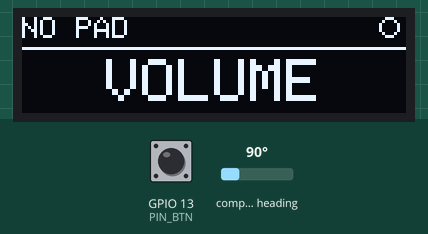
Bench run of a sketch on a simulated ESP8266 (NodeMCU). Parts: 128×32 one-colour display. Wiring (inferred from the names in the program): AS5600 angle sensor at I2C address 0x36. Inputs (shaded band) come from the test bench; at power-on: compass heading 90°, GPIO 13 (PIN_BTN) HIGH. What the sketch prints to the serial monitor is not drawn.

Above: at 1.5 s.
1.6 s: compass heading set to 7°
At 2.4 s:
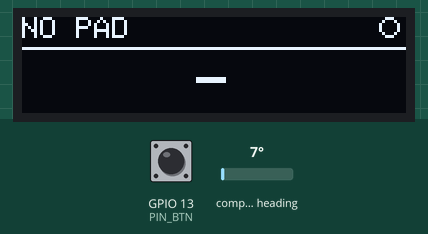
4.1 s: GPIO 13 (PIN_BTN) pulled LOW for 0.15 s
At 5.3 s:
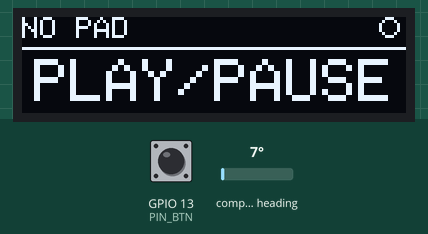
7.0 s: compass heading set to 90°
At 7.8 s:
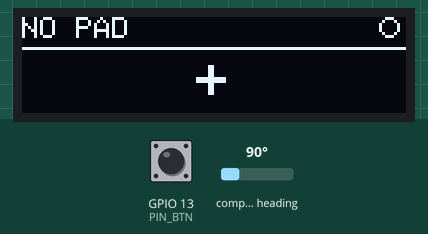
9.5 s: GPIO 13 (PIN_BTN) pulled LOW for 1 s
At 10.9 s:
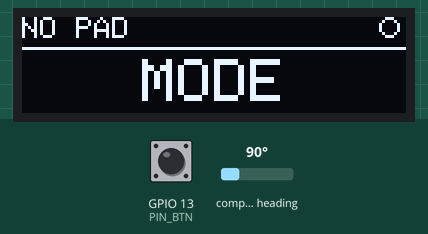
12.6 s: GPIO 13 (PIN_BTN) pulled LOW for 3.2 s
17.3 s: compass heading set to 180°
At 18.1 s:
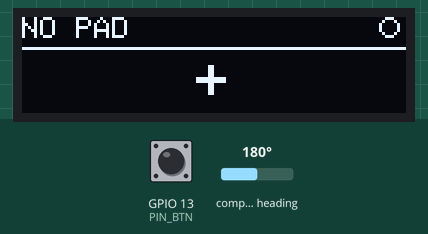
Timing chart, 0 to 20.3 s (numbered marks = the images above; inputs shaded):
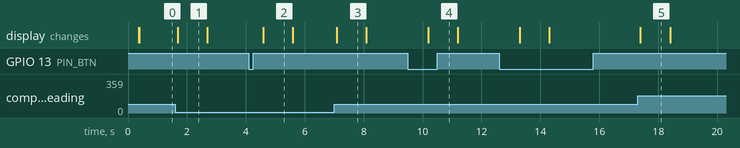

Measured:
- after the input at 1.6 s, the display: changes after 0.09 s (image 1)
- after the input at 4.1 s, the display: changes after 0.49 s (image 2)
- after the input at 7.0 s, the display: changes after 0.09 s (image 3)
- after the input at 9.5 s, the display: changes after 0.69 s (image 4)
- after the input at 17.3 s, the display: changes after 0.10 s (image 5)
- what the display in image 1 shows lasts 1.0 s, from 1.7 s to 2.7 s

The sketch:

puck_encoder_8266.ino
```cpp
/*********************************************************************
 * Encoder Puck (ESP8266) — AS5600 + SSD1306, ESP-NOW sender for MacroPad v5
 *
 * ESP8266 port of firmware/v5/puck_encoder/puck_encoder.ino. Same wire
 * protocol (v2), same OLED layout, same tuning — only the radio API and the
 * pins differ. ESP-NOW interoperates between ESP8266 and ESP32 over the air,
 * so this talks to the unmodified ESP32 pad firmware.
 *
 * Hardware : ESP-12E / ESP-12F (bare module or NodeMCU v1.0)
 *            AS5600 magnetic encoder on I2C, addr 0x36
 *            SSD1306 128x32 OLED  on I2C, addr 0x3C  (same bus)
 *            Optional momentary button to GND
 *
 * Wiring (ESP-12 GPIO numbers; NodeMCU silkscreen in brackets):
 *   AS5600  SDA -> GPIO4 [D2]   SCL -> GPIO5 [D1]   VCC -> 3V3   GND -> GND
 *   OLED    SDA -> GPIO4 [D2]   SCL -> GPIO5 [D1]   VCC -> 3V3   GND -> GND
 *   Button  GPIO13 [D7] -> switch -> GND   (internal pullup, active LOW)
 *   AS5600  DIR -> GND  (fixes rotation direction; floating is undefined)
 *
 *   GPIO 0 / 2 / 15 are strapping pins and are deliberately unused — the
 *   module will not boot if a peripheral holds them at the wrong level.
 *
 * ⚠ POWER: the ESP8266 is 3.3V ONLY and has no onboard regulator on a bare
 *   ESP-12. It also pulls 300mA+ peaks on WiFi transmit, which is far more
 *   than the 3V3 pin of a typical USB-TTL dongle can supply — brownouts there
 *   look like random resets or failed uploads. Use a real 3.3V supply.
 *
 * Boot/flash (bare ESP-12 on a passive adapter):
 *   EN/CH_PD -> 10k -> 3V3   ·   GPIO15 -> 10k -> GND   ·   RST -> 10k -> 3V3
 *   GPIO0 -> GND to flash, floating to run
 *
 * Build (bare module):
 *   arduino-cli compile --fqbn esp8266:esp8266:generic \
 *     --libraries C:/Users/gsaip/Documents/Arduino/libraries \
 *     firmware/v5/puck_encoder_8266
 * Build (NodeMCU v1.0 devkit):  --fqbn esp8266:esp8266:nodemcuv2
 *
 * Protocol : docs/PUCK_PROTOCOL.md
 *********************************************************************/

#include <Wire.h>
#include <ESP8266WiFi.h>
#include <espnow.h>                    // note: espnow.h, not esp_now.h
extern "C" {
  #include "user_interface.h"          // wifi_set_channel
}
#include <Adafruit_GFX.h>
#include <Adafruit_SSD1306.h>

// ── Pins ─────────────────────────────────────────────────────────────
#define PIN_SDA   4     // D2
#define PIN_SCL   5     // D1
#define PIN_BTN   13    // D7 — optional, safe to leave unwired

// ── Pad's station MAC ────────────────────────────────────────────────
// The v5 bench board. NOT the BLE address (which is this + 2).
// esp_now_send/add_peer on ESP8266 take non-const pointers, so this cannot
// be declared const.
static uint8_t PAD_MAC[6] = { 0x84, 0x1F, 0xE8, 0x2B, 0x33, 0x48 };

#define PUCK_WIFI_CHANNEL 1

// ════════════════════════════════════════════════════════════════════
//  WIRE PROTOCOL — KEEP IN SYNC with puck_encoder.ino, macropad_v5.ino
//  and docs/PUCK_PROTOCOL.md
// ════════════════════════════════════════════════════════════════════
// v3 added the sensitivity bytes and PK_OTA. NOT wire-compatible with v2 —
// the struct grew, and the pad length-checks every packet.
#define PUCK_PROTO_VER 3

#define PK_HELLO  0x01   // puck -> pad, boot + idle heartbeat
#define PK_INPUT  0x02   // puck -> pad, rotation and/or button
#define PK_STATE  0x03   // pad  -> puck, authoritative mode + volume + flags
#define PK_OTA    0x04   // pad  -> puck, OTA request (C3 only — see onRecv)

#define PM_VOLUME 0
#define PM_SCROLL 1
#define PM_ZOOM   2
#define PM_COUNT  3

#define BTN_NONE   0
#define BTN_SHORT  1
#define BTN_DOUBLE 2
#define BTN_LONG   3

#define PF_BLE_UP     0x01
#define PF_SCROLL_OK  0x02
#define PF_DISABLED   0x04
#define PF_VOL_KNOWN  0x08
#define PF_VOL_MUTED  0x10

#define PUCK_VOL_UNKNOWN 0xFF

struct PuckMsg {
  uint8_t ver;
  uint8_t type;
  uint8_t mode;    // puck->pad: ignored. pad->puck: authoritative mode.
  int8_t  ticks;
  uint8_t btn;
  uint8_t flags;
  uint8_t vol;     // pad->puck: 0-100, or PUCK_VOL_UNKNOWN
  uint8_t speed;   // v3, pad->puck: detents per revolution
  uint8_t accel;   // v3, pad->puck: acceleration cap, 1 = off
};
// ════════════════════════════════════════════════════════════════════

#define PUCK_CPR         4096
#define PUCK_SPEED_MIN   8
#define PUCK_SPEED_MAX   128
#define PUCK_SPEED_DEF   50
#define PUCK_ACCEL_MIN   1
#define PUCK_ACCEL_MAX   8
#define PUCK_ACCEL_DEF   4

// ── AS5600 ───────────────────────────────────────────────────────────
#define AS5600_ADDR  0x36
#define REG_ANGLE_H  0x0E
#define REG_STATUS   0x0B

// ── OLED ─────────────────────────────────────────────────────────────
// Must match the physical panel: 32 for the 0.91", 64 for the 0.96".
// The SSD1306 cannot report its own size, so a mismatch renders cropped.
#define OLED_W    128
#define OLED_H    32
#define OLED_ADDR 0x3C
Adafruit_SSD1306 oled(OLED_W, OLED_H, &Wire, -1);
bool oledOK = false;

// ── Tuning (identical to the C3 build) ───────────────────────────────
// See puck_encoder.ino for the sensitivity maths. Short version: 4096 counts
// per revolution, Windows moves volume 2% per tick, so 50 detents per turn
// makes one unhurried revolution about one full volume sweep. Both values are
// owned by the pad and arrive in PK_STATE; these are the pre-link defaults.
// ACCEL_FACTOR is the multiplier at 1 count/ms — the *80.0f that used to be in
// the mult expression pinned it at the cap for every real turn.
volatile uint8_t puckSpeed = PUCK_SPEED_DEF;
volatile uint8_t puckAccel = PUCK_ACCEL_DEF;
const float ACCEL_FACTOR   = 1.0f;

static inline int threshold() {
  uint8_t s = constrain((int)puckSpeed, PUCK_SPEED_MIN, PUCK_SPEED_MAX);
  return PUCK_CPR / s;
}
const unsigned long READ_INTERVAL_MS  = 10;
const unsigned long SEND_INTERVAL_MS  = 40;
const unsigned long HELLO_INTERVAL_MS = 5000;
const unsigned long LONG_PRESS_MS     = 600;
const unsigned long DOUBLE_GAP_MS     = 280;
const unsigned long DEBOUNCE_MS       = 40;
const unsigned long OLED_DIM_MS       = 20000;
const unsigned long BAR_HOLD_MS       = 1500;

// ── State ────────────────────────────────────────────────────────────
int16_t  lastAngle    = 0;
int32_t  accumulator  = 0;
int16_t  pendingTicks = 0;
volatile uint8_t mode = PM_VOLUME;      // written by the recv callback
bool     magnetPresent = false;

unsigned long lastReadMs   = 0;
unsigned long lastSendMs   = 0;
unsigned long lastHelloMs  = 0;
unsigned long lastActivity = 0;
unsigned long lastOledMs   = 0;

// Button
bool          btnStable    = false;
bool          btnLastRaw   = false;
unsigned long btnEdgeMs    = 0;
unsigned long btnDownMs    = 0;
bool          longFired    = false;
unsigned long pendingClickMs = 0;
bool          clickPending  = false;

// Link — pushed down by the pad in PK_STATE
volatile uint8_t padFlags   = 0;
volatile uint8_t padVolume  = PUCK_VOL_UNKNOWN;
volatile bool    padSeen    = false;
volatile unsigned long lastPadMs = 0;
volatile bool    otaAsked   = false;   // pad asked for OTA; C3-only, see loop()
bool          peerReady    = false;
const char*   lastAction   = "";
unsigned long lastActionMs = 0;

const char* MODE_NAMES[PM_COUNT] = { "VOLUME", "SCROLL", "ZOOM" };

// ── AS5600 helpers ───────────────────────────────────────────────────
uint16_t readAngle() {
  Wire.beginTransmission(AS5600_ADDR);
  Wire.write(REG_ANGLE_H);
  if (Wire.endTransmission(false) != 0) return lastAngle;
  Wire.requestFrom((uint8_t)AS5600_ADDR, (uint8_t)2);
  if (Wire.available() >= 2) {
    uint16_t v = (Wire.read() & 0x0F) << 8;
    v |= Wire.read();
    return v;
  }
  return lastAngle;
}

bool magnetOK() {
  Wire.beginTransmission(AS5600_ADDR);
  Wire.write(REG_STATUS);
  if (Wire.endTransmission(false) != 0) return false;
  Wire.requestFrom((uint8_t)AS5600_ADDR, (uint8_t)1);
  if (Wire.available()) return (Wire.read() & (1 << 5));   // MD bit
  return false;
}

// ── I2C probe ────────────────────────────────────────────────────────
// Adafruit_SSD1306::begin() only fails on a malloc error — it never checks
// that the panel ACKs, so a missing OLED looks like a healthy one.
bool i2cPresent(uint8_t addr) {
  Wire.beginTransmission(addr);
  return Wire.endTransmission() == 0;
}

void i2cScan() {
  Serial.println(F("[I2C] scanning..."));
  uint8_t found = 0;
  for (uint8_t a = 1; a < 127; a++) {
    if (!i2cPresent(a)) continue;
    found++;
    Serial.printf("[I2C]   0x%02X", a);
    if      (a == AS5600_ADDR)        Serial.print(F("  <- AS5600"));
    else if (a == 0x3C || a == 0x3D)  Serial.print(F("  <- SSD1306 OLED"));
    Serial.println();
  }
  if (!found) Serial.println(F("[I2C]   nothing responded — check SDA/SCL/power"));
}

// ── ESP-NOW ──────────────────────────────────────────────────────────
// ESP8266 callback signature differs from ESP32's: plain (mac, data, len)
// with no esp_now_recv_info_t, and len is a uint8_t.
void onRecv(uint8_t* mac, uint8_t* data, uint8_t len) {
  if (len != (uint8_t)sizeof(PuckMsg)) return;
  const PuckMsg* m = (const PuckMsg*)data;
  if (m->ver != PUCK_PROTO_VER) return;

  // OTA is implemented on the C3 only — it has native USB and a partition table
  // with dual OTA slots. Say so rather than ignoring the packet, otherwise the
  // pad's OTA key looks broken when this board is the one that's linked.
  if (m->type == PK_OTA) { otaAsked = true; return; }

  if (m->type != PK_STATE) return;
  padFlags  = m->flags;
  padVolume = m->vol;
  // The pad owns the mode — our button only ever asks it to cycle.
  if (m->mode < PM_COUNT) mode = m->mode;
  // ...and dial feel too, so Settings can retune without a reflash.
  if (m->speed >= PUCK_SPEED_MIN && m->speed <= PUCK_SPEED_MAX) puckSpeed = m->speed;
  if (m->accel >= PUCK_ACCEL_MIN && m->accel <= PUCK_ACCEL_MAX) puckAccel = m->accel;
  padSeen   = true;
  lastPadMs = millis();
}

void onSent(uint8_t* mac, uint8_t status) {
  // silent — the link indicator comes from PK_STATE replies, not send status
  (void)mac; (void)status;
}

void sendMsg(uint8_t type, int8_t ticks, uint8_t btn) {
  if (!peerReady) return;
  PuckMsg m;
  m.ver   = PUCK_PROTO_VER;
  m.type  = type;
  m.mode  = mode;
  m.ticks = ticks;
  m.btn   = btn;
  m.flags = 0;
  m.vol   = PUCK_VOL_UNKNOWN;
  m.speed = puckSpeed;
  m.accel = puckAccel;
  esp_now_send(PAD_MAC, (uint8_t*)&m, sizeof(m));
}

void setupEspNow() {
  WiFi.mode(WIFI_STA);
  WiFi.disconnect();
  wifi_set_channel(PUCK_WIFI_CHANNEL);

  // ESP8266 returns 0 on success here, not ESP_OK.
  if (esp_now_init() != 0) {
    Serial.println(F("[NOW] init failed"));
    return;
  }
  // No ESP32 equivalent: the 8266 stack needs an explicit role. COMBO =
  // send and receive, which we need for the PK_STATE replies.
  esp_now_set_self_role(ESP_NOW_ROLE_COMBO);
  esp_now_register_recv_cb(onRecv);
  esp_now_register_send_cb(onSent);

  if (esp_now_add_peer(PAD_MAC, ESP_NOW_ROLE_COMBO, PUCK_WIFI_CHANNEL, NULL, 0) != 0) {
    Serial.println(F("[NOW] add_peer failed"));
    return;
  }
  peerReady = true;
  Serial.println(F("[NOW] ready"));
}

// ── OLED ─────────────────────────────────────────────────────────────
void drawOled() {
  if (!oledOK) return;
  lastOledMs = millis();

  unsigned long now = millis();
  bool linkUp = padSeen && (now - lastPadMs < 3000);

  // Idle blank, latched so it isn't re-pushed over I2C every 100ms
  static bool blanked = false;
  if (now - lastActivity > OLED_DIM_MS) {
    if (!blanked) { blanked = true; oled.clearDisplay(); oled.display(); }
    return;
  }
  blanked = false;

  oled.clearDisplay();
  oled.setTextColor(SSD1306_WHITE);
  oled.setTextSize(1);

  // Volume bar while the dial is in use, then revert to the mode name.
  // Needs a real level from the companion app — BLE HID volume is relative,
  // so without it there is no honest number to draw.
  bool muted    = (padFlags & PF_VOL_MUTED) != 0;
  bool volKnown = (padFlags & PF_VOL_KNOWN) && padVolume != PUCK_VOL_UNKNOWN;
  bool showBar  = (mode == PM_VOLUME) && volKnown && magnetPresent
                  && (now - lastActivity < BAR_HOLD_MS);

  if (showBar) {
    uint8_t v = padVolume > 100 ? 100 : padVolume;
    oled.setCursor(0, 0);
    oled.print(muted ? F("MUTED") : F("VOL"));

    char pct[6];
    snprintf(pct, sizeof(pct), "%u%%", v);
    oled.setCursor(OLED_W - (int)strlen(pct) * 6, 0);
    oled.print(pct);

    const int by = (OLED_H >= 64) ? 30 : 14;
    const int bh = (OLED_H >= 64) ? 20 : 16;
    oled.drawRect(0, by, OLED_W, bh, SSD1306_WHITE);
    if (!muted && v > 0)
      oled.fillRect(2, by + 2, ((OLED_W - 4) * v) / 100, bh - 4, SSD1306_WHITE);

    oled.display();
    return;
  }

  // Idle: link state + mode name
  oled.setCursor(0, 0);
  if (!linkUp)                          oled.print(F("NO PAD"));
  else if (padFlags & PF_DISABLED)      oled.print(F("PAD: OFF"));
  else if (!(padFlags & PF_BLE_UP))     oled.print(F("PAD: NO BLE"));
  else                                  oled.print(F("LINKED"));

  if (linkUp) oled.fillCircle(122, 3, 3, SSD1306_WHITE);
  else        oled.drawCircle(122, 3, 3, SSD1306_WHITE);

  oled.drawFastHLine(0, 10, 128, SSD1306_WHITE);

  const char* big = MODE_NAMES[mode];
  bool small = false;
  if (!magnetPresent)                                  { big = "NO MAGNET"; small = true; }
  else if (now - lastActionMs < 1000 && lastAction[0])  { big = lastAction; }

#if OLED_H >= 64
  oled.setTextSize(2);
  oled.setCursor((OLED_W - (int)strlen(big) * 12) / 2, 24);
  oled.print(big);
  oled.drawFastHLine(0, 55, 128, SSD1306_WHITE);
  oled.setTextSize(1);
  oled.setCursor(0, 57);
  oled.print(F("hold=mode  click=play"));
#else
  if (small) {
    oled.setTextSize(1);
    oled.setCursor((OLED_W - (int)strlen(big) * 6) / 2, 18);
  } else {
    oled.setTextSize(2);
    oled.setCursor((OLED_W - (int)strlen(big) * 12) / 2, 14);
  }
  oled.print(big);
#endif

  oled.display();
}

void note(const char* s) { lastAction = s; lastActionMs = millis(); }

// ── Button gestures (optional hardware) ──────────────────────────────
void handleButton(unsigned long now) {
  bool raw = (digitalRead(PIN_BTN) == LOW);
  if (raw != btnLastRaw) { btnLastRaw = raw; btnEdgeMs = now; }

  if (raw != btnStable && (now - btnEdgeMs) > DEBOUNCE_MS) {
    btnStable = raw;
    if (btnStable) { btnDownMs = now; longFired = false; }
    else if (!longFired) {
      if (clickPending && (now - pendingClickMs) < DOUBLE_GAP_MS) {
        clickPending = false;
        sendMsg(PK_INPUT, 0, BTN_DOUBLE);
        note("NEXT");
        lastActivity = now;
      } else {
        clickPending   = true;
        pendingClickMs = now;
      }
    }
  }

  // Only *asks* the pad to cycle — the pad owns the mode.
  if (btnStable && !longFired && (now - btnDownMs) > LONG_PRESS_MS) {
    longFired    = true;
    clickPending = false;
    sendMsg(PK_INPUT, 0, BTN_LONG);
    note("MODE");
    lastActivity = now;
  }

  if (clickPending && (now - pendingClickMs) >= DOUBLE_GAP_MS) {
    clickPending = false;
    sendMsg(PK_INPUT, 0, BTN_SHORT);
    note("PLAY/PAUSE");
    lastActivity = now;
  }
}

// ── Setup ────────────────────────────────────────────────────────────
void setup() {
  Serial.begin(115200);
  delay(300);
  Serial.println(F("\n\n=== MacroPad Encoder Puck (ESP8266) ==="));

  pinMode(PIN_BTN, INPUT_PULLUP);

  Wire.begin(PIN_SDA, PIN_SCL);
  Wire.setClock(400000);
  Serial.printf("[I2C] SDA=GPIO%d  SCL=GPIO%d   BTN=GPIO%d\n",
                PIN_SDA, PIN_SCL, PIN_BTN);
  i2cScan();

  uint8_t oledAddr = i2cPresent(0x3C) ? 0x3C : (i2cPresent(0x3D) ? 0x3D : 0);
  if (oledAddr && oled.begin(SSD1306_SWITCHCAPVCC, oledAddr)) {
    oledOK = true;
    Serial.printf("[OLED] found at 0x%02X\n", oledAddr);
    oled.clearDisplay();
    oled.setTextSize(1);
    oled.setTextColor(SSD1306_WHITE);
    oled.setCursor(0, 0);
    oled.println(F("MacroPad Puck"));
    oled.println(F("starting..."));
    oled.display();
  } else {
    Serial.println(F("[OLED] NOT WIRED — no ACK at 0x3C or 0x3D"));
  }

  if (!i2cPresent(AS5600_ADDR)) {
    Serial.println(F("[AS5600] NOT WIRED — no ACK at 0x36"));
  } else {
    magnetPresent = magnetOK();
    Serial.println(magnetPresent ? F("[AS5600] ok, magnet detected")
                                 : F("[AS5600] ok, but NO MAGNET in range"));
  }

  Serial.printf("[BTN] GPIO%d reads %s (HIGH when not pressed/unwired)\n",
                PIN_BTN, digitalRead(PIN_BTN) ? "HIGH" : "LOW");

  setupEspNow();

  // macAddress() is only valid once the WiFi driver is up, so this must come
  // after setupEspNow()'s WiFi.mode(WIFI_STA).
  Serial.print(F("[NOW] this puck MAC: "));
  Serial.println(WiFi.macAddress());
  Serial.print(F("[NOW] target pad MAC: "));
  for (int i = 0; i < 6; i++) { Serial.printf("%02X", PAD_MAC[i]); if (i < 5) Serial.print(':'); }
  Serial.println();
  Serial.printf("[SYS] free heap %u\n", ESP.getFreeHeap());

  lastAngle    = (int16_t)readAngle();
  lastReadMs   = millis();
  lastActivity = millis();

  sendMsg(PK_HELLO, 0, BTN_NONE);
  drawOled();
}

// ── Loop ─────────────────────────────────────────────────────────────
void loop() {
  unsigned long now = millis();

  if (otaAsked) {
    otaAsked = false;
    Serial.println(F("[OTA] not supported on the ESP-12 build — flash over USB"));
  }

  // ── Encoder ───────────────────────────────────────────────
  if (now - lastReadMs >= READ_INTERVAL_MS) {
    unsigned long dt = now - lastReadMs;
    lastReadMs = now;

    int16_t angle = (int16_t)readAngle();
    int16_t delta = angle - lastAngle;
    if (delta >  2048) delta -= 4096;        // 12-bit wraparound
    if (delta < -2048) delta += 4096;
    lastAngle = angle;

    if (delta != 0) {
      const int th   = threshold();
      const int cap  = constrain((int)puckAccel, PUCK_ACCEL_MIN, PUCK_ACCEL_MAX);
      float velocity = (float)abs(delta) / (float)dt;
      int   mult     = (int)constrain(velocity * ACCEL_FACTOR, 1.0f, (float)cap);

      accumulator += delta;
      int ticks = 0;
      while (accumulator >=  th) { accumulator -= th; ticks++; }
      while (accumulator <= -th) { accumulator += th; ticks--; }

      if (ticks != 0) {
        pendingTicks = constrain(pendingTicks + ticks * mult, -127, 127);
        lastActivity = now;
      }
    }
  }

  // ── Coalesced send ────────────────────────────────────────
  // A fast spin becomes a few packets, not hundreds — this is what keeps the
  // pad's BLE link stable while its WiFi radio is up.
  if (pendingTicks != 0 && (now - lastSendMs) >= SEND_INTERVAL_MS) {
    lastSendMs = now;
    sendMsg(PK_INPUT, (int8_t)pendingTicks, BTN_NONE);
    note(pendingTicks > 0 ? "+" : "-");
    pendingTicks = 0;
  }

  handleButton(now);

  // ── Heartbeat, only while idle ────────────────────────────
  if (pendingTicks == 0 && (now - lastHelloMs) >= HELLO_INTERVAL_MS) {
    lastHelloMs = now;
    sendMsg(PK_HELLO, 0, BTN_NONE);
    magnetPresent = magnetOK();
  }

  if (now - lastOledMs >= 100) drawOled();

  // ── Link diagnostic ───────────────────────────────────────
  // Prints whenever anything the pad sends us changes. Exists so the
  // pad→puck direction can be verified over serial before the OLED is
  // wired — "LINKED" on the pad only proves puck→pad.
  {
    static uint8_t lastF = 0xFF, lastM = 0xFF, lastV = 0xFE;
    static bool    everSeen = false;
    if (padSeen && (padFlags != lastF || mode != lastM || padVolume != lastV)) {
      lastF = padFlags; lastM = mode; lastV = padVolume;
      if (!everSeen) { everSeen = true; Serial.println(F("[NOW] first PK_STATE from pad")); }
      Serial.printf("[PAD] mode=%s ble=%d scroll=%d off=%d vol=",
                    MODE_NAMES[mode < PM_COUNT ? mode : 0],
                    (padFlags & PF_BLE_UP)    ? 1 : 0,
                    (padFlags & PF_SCROLL_OK) ? 1 : 0,
                    (padFlags & PF_DISABLED)  ? 1 : 0);
      if (padFlags & PF_VOL_KNOWN) Serial.printf("%u%%%s\n", padVolume,
                                                 (padFlags & PF_VOL_MUTED) ? " MUTED" : "");
      else                         Serial.println(F("unknown (companion not running?)"));
    }
  }

  delay(1);          // feeds the ESP8266 soft-WDT
}
```
